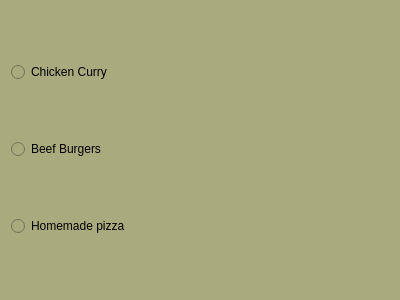
<?xml version="1.0" encoding="UTF-8"?>
<ui version="4.0">
 <class>Highcalorie</class>
 <widget class="QDialog" name="Highcalorie">
  <property name="geometry">
   <rect>
    <x>0</x>
    <y>0</y>
    <width>400</width>
    <height>300</height>
   </rect>
  </property>
  <property name="windowTitle">
   <string>Dialog</string>
  </property>
  <property name="styleSheet">
   <string notr="true">background-color: rgb(170, 170, 127)</string>
  </property>
  <layout class="QVBoxLayout" name="verticalLayout">
   <item>
    <widget class="QRadioButton" name="chickenCurry">
     <property name="text">
      <string>Chicken Curry</string>
     </property>
    </widget>
   </item>
   <item>
    <widget class="QRadioButton" name="beefBurgers">
     <property name="styleSheet">
      <string notr="true"/>
     </property>
     <property name="text">
      <string>Beef Burgers</string>
     </property>
    </widget>
   </item>
   <item>
    <widget class="QRadioButton" name="homemadePizza">
     <property name="text">
      <string>Homemade pizza</string>
     </property>
    </widget>
   </item>
  </layout>
 </widget>
 <resources/>
 <connections/>
</ui>
